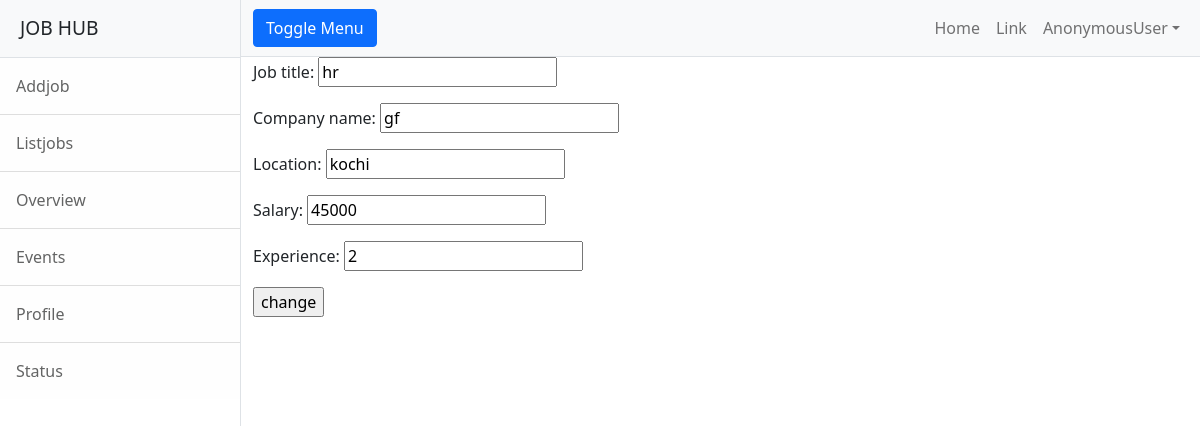
Screenshot of /employer/jobs/change/3 with the database file from the repository.
### employer/models.py (models this page shows, shortened)
class Jobs(models.Model):
    job_title=models.CharField(max_length=120)
    company_name=models.CharField(max_length=120)
    location = models.CharField(max_length=120)
    salary=models.IntegerField(null=0)
    experience=models.PositiveIntegerField(default=0)

### employer/views.py (the view)
# urls.py: path("jobs/change/<int:id>",views.JobEditView.as_view(),name="emp-editjob"),
class JobEditView(UpdateView):
    model = Jobs
    form_class = JobForm
    template_name = "emp-editjob.html"
    success_url = reverse_lazy("emp-alljobs")
    pk_url_kwarg = "id"

### employer/forms.py
class JobForm(forms.ModelForm):
    class Meta:
        model=Jobs
        fields="__all__"

### employer/templates/emp-editjob.html (shortened to what this page needs)
{%extends 'base.html'%}
{%block body_block%}
  <div class="col-8">
      <form action="" method="post">
          {{form.as_p}}
          <input type="submit" value="change">
      </form>
  </div>
{%endblock%}

### rows the page displays
Jobs: job_title "hr", company_name "gf", location "kochi", salary "45000", experience "2"

### other values shown
{{ request.user }} "AnonymousUser"
